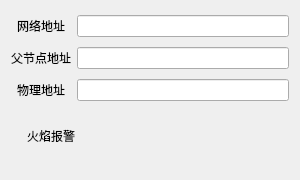
<?xml version="1.0" encoding="UTF-8"?>
<ui version="4.0">
 <class>Fire</class>
 <widget class="QWidget" name="Fire">
  <property name="geometry">
   <rect>
    <x>0</x>
    <y>0</y>
    <width>300</width>
    <height>180</height>
   </rect>
  </property>
  <property name="windowTitle">
   <string>火焰传感器状态</string>
  </property>
  <layout class="QGridLayout" name="gridLayout">
   <item row="0" column="0">
    <widget class="QLabel" name="label_2">
     <property name="text">
      <string>网络地址</string>
     </property>
     <property name="alignment">
      <set>Qt::AlignCenter</set>
     </property>
    </widget>
   </item>
   <item row="0" column="1">
    <widget class="QLineEdit" name="nwkAddrEdit"/>
   </item>
   <item row="1" column="0">
    <widget class="QLabel" name="label_3">
     <property name="text">
      <string>父节点地址</string>
     </property>
     <property name="alignment">
      <set>Qt::AlignCenter</set>
     </property>
    </widget>
   </item>
   <item row="1" column="1">
    <widget class="QLineEdit" name="parAddrEdit"/>
   </item>
   <item row="2" column="0">
    <widget class="QLabel" name="label_4">
     <property name="text">
      <string>物理地址</string>
     </property>
     <property name="alignment">
      <set>Qt::AlignCenter</set>
     </property>
    </widget>
   </item>
   <item row="2" column="1">
    <widget class="QLineEdit" name="hwAddrEdit"/>
   </item>
   <item row="3" column="0" colspan="2">
    <layout class="QHBoxLayout" name="horizontalLayout">
     <item>
      <spacer name="horizontalSpacer_2">
       <property name="orientation">
        <enum>Qt::Horizontal</enum>
       </property>
       <property name="sizeType">
        <enum>QSizePolicy::Fixed</enum>
       </property>
       <property name="sizeHint" stdset="0">
        <size>
         <width>5</width>
         <height>20</height>
        </size>
       </property>
      </spacer>
     </item>
     <item>
      <widget class="QLabel" name="label_5">
       <property name="sizePolicy">
        <sizepolicy hsizetype="Fixed" vsizetype="Fixed">
         <horstretch>0</horstretch>
         <verstretch>0</verstretch>
        </sizepolicy>
       </property>
       <property name="minimumSize">
        <size>
         <width>70</width>
         <height>50</height>
        </size>
       </property>
       <property name="text">
        <string>火焰报警</string>
       </property>
       <property name="alignment">
        <set>Qt::AlignCenter</set>
       </property>
      </widget>
     </item>
     <item>
      <spacer name="horizontalSpacer">
       <property name="orientation">
        <enum>Qt::Horizontal</enum>
       </property>
       <property name="sizeHint" stdset="0">
        <size>
         <width>40</width>
         <height>20</height>
        </size>
       </property>
      </spacer>
     </item>
     <item>
      <widget class="QLabel" name="labelPic">
       <property name="sizePolicy">
        <sizepolicy hsizetype="Fixed" vsizetype="Fixed">
         <horstretch>0</horstretch>
         <verstretch>0</verstretch>
        </sizepolicy>
       </property>
       <property name="maximumSize">
        <size>
         <width>50</width>
         <height>50</height>
        </size>
       </property>
       <property name="text">
        <string/>
       </property>
      </widget>
     </item>
     <item>
      <spacer name="horizontalSpacer_3">
       <property name="orientation">
        <enum>Qt::Horizontal</enum>
       </property>
       <property name="sizeHint" stdset="0">
        <size>
         <width>40</width>
         <height>20</height>
        </size>
       </property>
      </spacer>
     </item>
    </layout>
   </item>
  </layout>
 </widget>
 <resources/>
 <connections/>
</ui>
